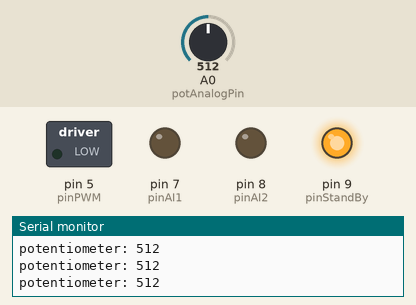
A sketch run on a simulated Arduino Uno, built with avr-gcc and run on an emulated ATmega328P. On the bench: switched loads named in the sketch (green lamp = pin HIGH), output pins drawn as LEDs (lit = HIGH), the last lines printed to the serial monitor. The inputs (shaded band) are chosen by the test bench; at power-on: A0 (potAnalogPin) = 512.

Above: at 1.2 s.
1.3 s: A0 (potAnalogPin) set to 524
At 2.5 s:
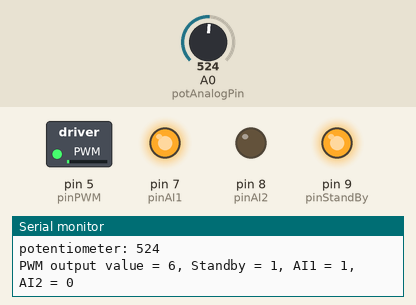
2.8 s: A0 (potAnalogPin) set to 716
At 3.2 s:
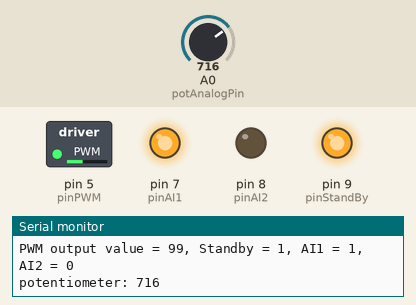
4.3 s: A0 (potAnalogPin) set to 900
At 5.5 s:
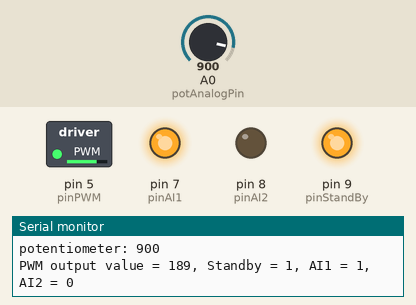
5.8 s: A0 (potAnalogPin) set to 1023
At 6.3 s:
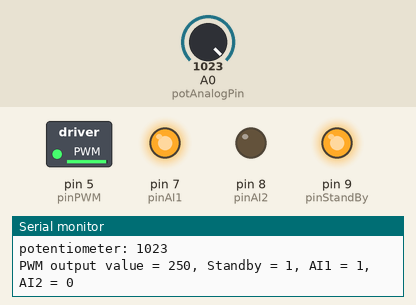
7.3 s: A0 (potAnalogPin) set to 511
At 8.5 s:
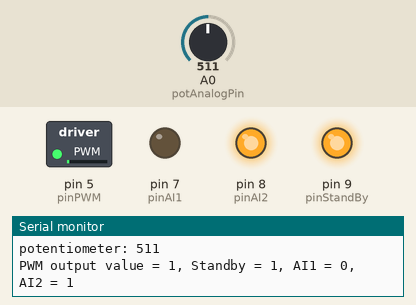
8.8 s: A0 (potAnalogPin) set to 306
At 9.3 s:
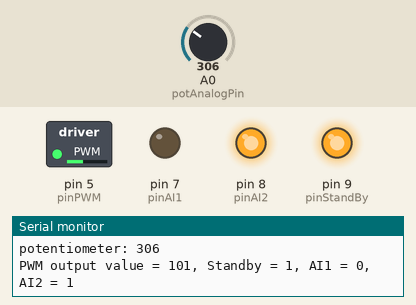
Timing chart, 0 to 11.3 s (numbered marks = the images above; inputs shaded):
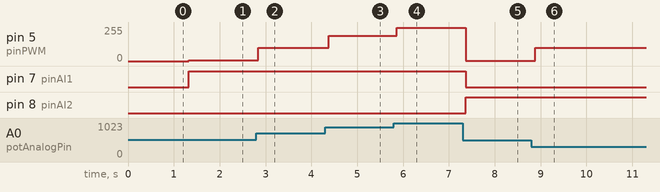

The sketch:

Controlling_a_dc_motor_using_driverboard.ino
```cpp
const int pinAI1 = 7;       // Pin allocation for AI1
const int pinAI2 = 8;       // Pin allocation for AI2
const int pinPWM = 5;       // Pin allocation for the PWM pin
const int pinStandBy = 9;   // Pin allocation for the standby pin
int potAnalogPin = 0;
int potReading;
int potAngle;

boolean AI1 = 0;            // AI1 pin value
boolean AI2 = 0;            // AI2 pin value
boolean standBy = 0;        // standBy pin Value

boolean rotDirect = 0;      // Rotation direction variable
unsigned char pwmValue = 0; // PWM value to be written to the output

void setup()
{
  // Assign the digital I/O pin directions
  pinMode(pinAI1, OUTPUT);
  pinMode(pinAI2, OUTPUT);
  pinMode(pinPWM, OUTPUT);
  pinMode(pinStandBy, OUTPUT);


  //Initialize the serial port
  Serial.begin(9600);

  // Drive the standby pin high to enable the output
  standBy = true;
  digitalWrite(pinStandBy, standBy);

  // Set Initial values for AI1 and AI2 control function pins
  AI1 = true;
  AI2 = false;

  // set an initial value for the PWM value
  pwmValue = 100;
}

void loop()
{

  potReading = analogRead(potAnalogPin);

  Serial.print("potentiometer: ");
  Serial.println(potReading);

  potAngle = map(potReading*1, 0,1023,-250,250);
  if(potAngle>0){
  pwmValue = potAngle;
    AI1 = true;
    AI2 = false;
    digitalWrite(pinAI1, AI1);
  digitalWrite(pinAI2, AI2);

  // Write the pwnValue to the PWM pin
  analogWrite(pinPWM, pwmValue);

  // Display the board variable status to the Serial Monitor
  Serial.print("PWM output value = ");
  Serial.print(pwmValue);
  Serial.print(", Standby = ");
  Serial.print(standBy);
  Serial.print(", AI1 = ");
  Serial.print(AI1);
  Serial.print(", AI2 = ");
  Serial.println(AI2);
  }
  else if(potAngle<0){
    pwmValue = -potAngle;
    AI1 = false;
    AI2 = true;
    digitalWrite(pinAI1, AI1);
  digitalWrite(pinAI2, AI2);

  // Write the pwnValue to the PWM pin
  analogWrite(pinPWM, pwmValue);

  // Display the board variable status to the Serial Monitor
  Serial.print("PWM output value = ");
  Serial.print(pwmValue);
  Serial.print(", Standby = ");
  Serial.print(standBy);
  Serial.print(", AI1 = ");
  Serial.print(AI1);
  Serial.print(", AI2 = ");
  Serial.println(AI2);
  }
  }
  
```

Measured:
- the behaviour switches between 513 and 514 on A0 (potAnalogPin) (found by bisection; images 0 and 1)
- after the input at 1.3 s, pin 5 (pinPWM): 0/255 → 6/255 at once; pin 7 (pinAI1): LOW → HIGH at once
- after the input at 2.8 s, pin 5 (pinPWM): 6/255 → 99/255 at once
- after the input at 4.3 s, pin 5 (pinPWM): 99/255 → 189/255 after 0.08 s
- after the input at 5.8 s, pin 5 (pinPWM): 189/255 → 250/255 after 0.07 s
- after the input at 7.3 s, pin 5 (pinPWM): 250/255 → 1/255 after 0.07 s; pin 7 (pinAI1): HIGH → LOW after 0.07 s; pin 8 (pinAI2): LOW → HIGH after 0.07 s
- after the input at 8.8 s, pin 5 (pinPWM): 1/255 → 101/255 after 0.09 s
